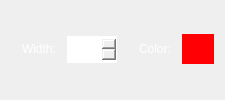
        <widget class="QWidget" name="page_pen">
         <property name="sizePolicy">
          <sizepolicy hsizetype="Maximum" vsizetype="Maximum">
           <horstretch>0</horstretch>
           <verstretch>0</verstretch>
          </sizepolicy>
         </property>
         <property name="maximumSize">
          <size>
           <width>16777215</width>
           <height>16777215</height>
          </size>
         </property>
         <property name="styleSheet">
          <string notr="true"/>
         </property>
         <layout class="QGridLayout" name="gridLayout_11">
          <property name="leftMargin">
           <number>0</number>
          </property>
          <property name="topMargin">
           <number>0</number>
          </property>
          <property name="rightMargin">
           <number>0</number>
          </property>
          <property name="bottomMargin">
           <number>0</number>
          </property>
          <property name="horizontalSpacing">
           <number>0</number>
          </property>
          <property name="verticalSpacing">
           <number>7</number>
          </property>
          <item row="0" column="2">
           <widget class="QWidget" name="page_pen_color_background" native="true">
            <property name="sizePolicy">
             <sizepolicy hsizetype="Maximum" vsizetype="Maximum">
              <horstretch>0</horstretch>
              <verstretch>0</verstretch>
             </sizepolicy>
            </property>
            <property name="styleSheet">
             <string notr="true">border-radius: 0px;</string>
            </property>
            <layout class="QGridLayout" name="gridLayout_16">
             <property name="leftMargin">
              <number>11</number>
             </property>
             <property name="topMargin">
              <number>11</number>
             </property>
             <property name="rightMargin">
              <number>11</number>
             </property>
             <property name="bottomMargin">
              <number>11</number>
             </property>
             <property name="spacing">
              <number>11</number>
             </property>
             <item row="0" column="1">
              <widget class="QLabel" name="pen_color_label">
               <property name="sizePolicy">
                <sizepolicy hsizetype="Maximum" vsizetype="Maximum">
                 <horstretch>0</horstretch>
                 <verstretch>0</verstretch>
                </sizepolicy>
               </property>
               <property name="styleSheet">
                <string notr="true">background-color: rgba(0, 0, 0, 0);
color: rgb(255, 255, 255);</string>
               </property>
               <property name="text">
                <string>Color:</string>
               </property>
              </widget>
             </item>
             <item row="0" column="3">
              <widget class="QPushButton" name="pen_color">
               <property name="sizePolicy">
                <sizepolicy hsizetype="Minimum" vsizetype="Maximum">
                 <horstretch>0</horstretch>
                 <verstretch>0</verstretch>
                </sizepolicy>
               </property>
               <property name="minimumSize">
                <size>
                 <width>30</width>
                 <height>30</height>
                </size>
               </property>
               <property name="styleSheet">
                <string notr="true">background-color: rgb(255, 0, 4);
border-radius: 0px;</string>
               </property>
               <property name="text">
                <string/>
               </property>
              </widget>
             </item>
             <item row="0" column="0">
              <widget class="QWidget" name="page_pen_size_background" native="true">
               <property name="sizePolicy">
                <sizepolicy hsizetype="Maximum" vsizetype="Maximum">
                 <horstretch>0</horstretch>
                 <verstretch>0</verstretch>
                </sizepolicy>
               </property>
               <property name="styleSheet">
                <string notr="true">border-radius: 0px;</string>
               </property>
               <layout class="QGridLayout" name="gridLayout_12">
                <property name="leftMargin">
                 <number>11</number>
                </property>
                <property name="topMargin">
                 <number>11</number>
                </property>
                <property name="rightMargin">
                 <number>11</number>
                </property>
                <property name="bottomMargin">
                 <number>11</number>
                </property>
                <property name="spacing">
                 <number>11</number>
                </property>
                <item row="0" column="2">
                 <widget class="QSpinBox" name="pen_size">
                  <property name="sizePolicy">
                   <sizepolicy hsizetype="Maximum" vsizetype="Maximum">
                    <horstretch>0</horstretch>
                    <verstretch>0</verstretch>
                   </sizepolicy>
                  </property>
                  <property name="minimumSize">
                   <size>
                    <width>50</width>
                    <height>27</height>
                   </size>
                  </property>
                  <property name="styleSheet">
                   <string notr="true">QSpinBox {
    padding-left: 11px;

	color: rgb(255, 255, 255);

	border-style: outset;
	border-radius: 0px;
}
</string>
                  </property>
                  <property name="minimum">
                   <number>1</number>
                  </property>
                  <property name="value">
                   <number>99</number>
                  </property>
                 </widget>
                </item>
                <item row="0" column="0">
                 <widget class="QLabel" name="pen_size_label">
                  <property name="sizePolicy">
                   <sizepolicy hsizetype="Maximum" vsizetype="Maximum">
                    <horstretch>0</horstretch>
                    <verstretch>0</verstretch>
                   </sizepolicy>
                  </property>
                  <property name="styleSheet">
                   <string notr="true">background-color: rgba(0, 0, 0, 0);
color: rgb(255, 255, 255);</string>
                  </property>
                  <property name="text">
                   <string>Width:</string>
                  </property>
                 </widget>
                </item>
               </layout>
              </widget>
             </item>
            </layout>
           </widget>
          </item>
         </layout>
        </widget>
